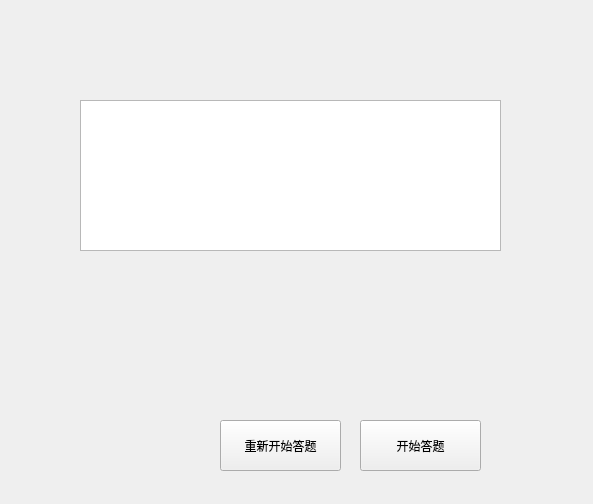
<?xml version="1.0" encoding="UTF-8"?>
<ui version="4.0">
 <class>Form</class>
 <widget class="QWidget" name="Form">
  <property name="geometry">
   <rect>
    <x>0</x>
    <y>0</y>
    <width>593</width>
    <height>504</height>
   </rect>
  </property>
  <property name="windowTitle">
   <string>Form</string>
  </property>
  <widget class="QTextBrowser" name="textBrowser">
   <property name="geometry">
    <rect>
     <x>80</x>
     <y>100</y>
     <width>421</width>
     <height>151</height>
    </rect>
   </property>
  </widget>
  <widget class="QToolButton" name="toolButton_6">
   <property name="geometry">
    <rect>
     <x>220</x>
     <y>420</y>
     <width>121</width>
     <height>51</height>
    </rect>
   </property>
   <property name="text">
    <string>重新开始答题</string>
   </property>
  </widget>
  <widget class="QToolButton" name="toolButton_5">
   <property name="geometry">
    <rect>
     <x>360</x>
     <y>420</y>
     <width>121</width>
     <height>51</height>
    </rect>
   </property>
   <property name="text">
    <string>开始答题</string>
   </property>
  </widget>
  <widget class="QWidget" name="gridLayoutWidget">
   <property name="geometry">
    <rect>
     <x>80</x>
     <y>280</y>
     <width>421</width>
     <height>121</height>
    </rect>
   </property>
   <layout class="QGridLayout" name="select_table"/>
  </widget>
 </widget>
 <resources/>
 <connections/>
</ui>
